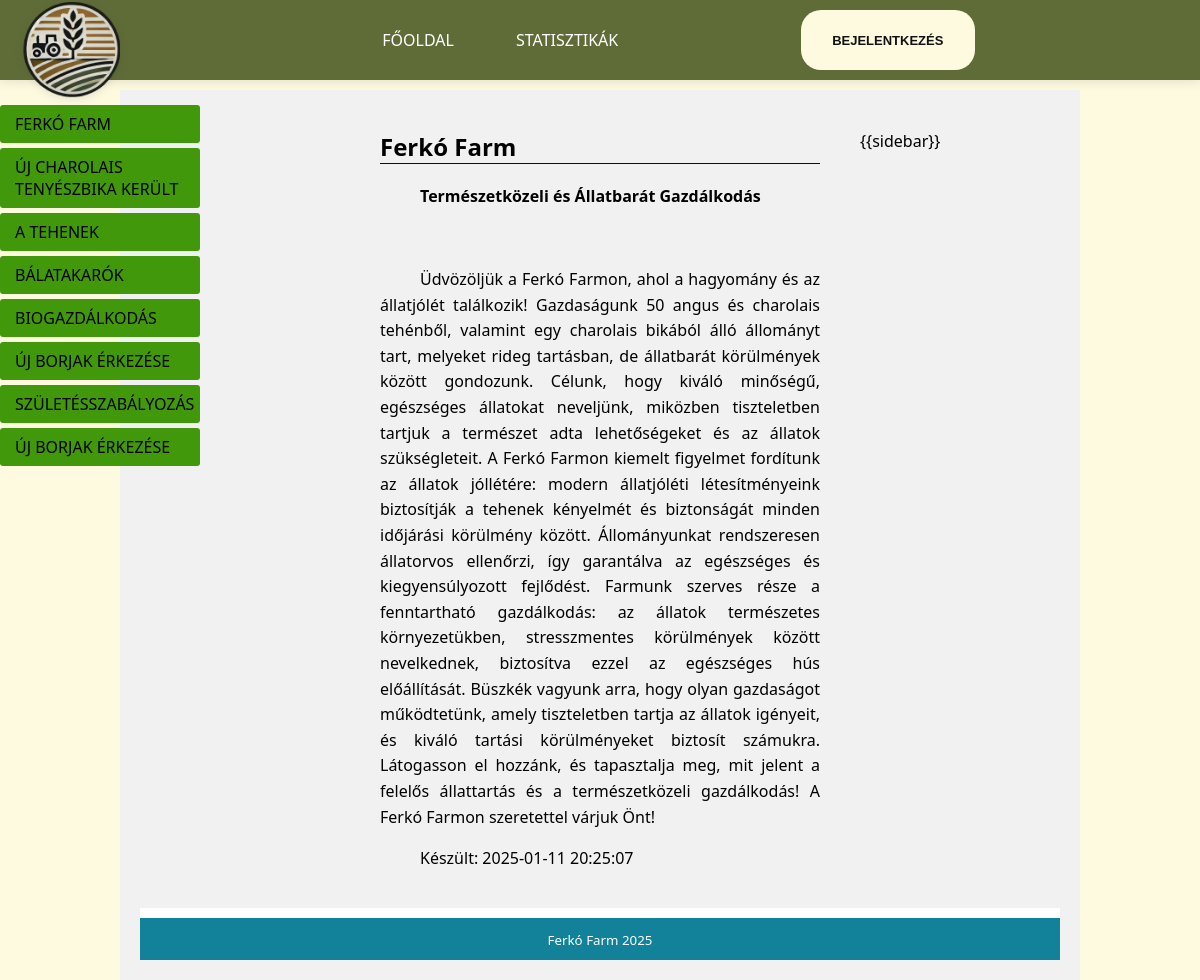
The page / on the database its author committed.
### tables this page shows
CREATE TABLE `news` (
  `id` tinyint(4) NOT NULL,
  `alias` varchar(32) DEFAULT NULL,
  `ordering` tinyint(4) DEFAULT NULL,
  `nav_name` varchar(32) DEFAULT NULL,
  `content` text DEFAULT NULL,
  `img` varchar(255) DEFAULT NULL,
  `creation` datetime DEFAULT NULL,
  `updating` datetime DEFAULT NULL,
  `description` text DEFAULT NULL,
  `keywords` text DEFAULT NULL,
  `states` tinyint(4) DEFAULT NULL
);

### index.php (the view)
<?php
require_once("connect.php");
function sanitize(string $data): string {
    return htmlspecialchars($data, ENT_QUOTES, 'UTF-8');
}
$sql = "SELECT id, alias, nav_name FROM news WHERE states = 1 ORDER BY ordering ASC";
$result = mysqli_query($dbconn, $sql);
$menu = "<ul>\n";
while ($row = mysqli_fetch_assoc($result)) {
    $menu .= "<li><a href=\"./" . sanitize($row['alias']) . "\">" . sanitize($row['nav_name']) . "</a></li>\n";
}
$menu .= "</ul>\n";
$alias = isset($_GET['alias']) ? mysqli_real_escape_string($dbconn, $_GET['alias']) : "bemutatkozas";
$sql = "SELECT nav_name, content, creation, updating, description, keywords FROM news WHERE alias = '$alias' LIMIT 1";
$result = mysqli_query($dbconn, $sql);
if (mysqli_num_rows($result) > 0) {
    $row = mysqli_fetch_assoc($result);
    $description = sanitize($row['description']);
    $keywords = sanitize($row['keywords']);
    $nav_name = sanitize($row['nav_name']);
    $content = $row['content'];
    $creation = sanitize($row['creation']);
} else {
    $description = "";
    $keywords = "";
    $nav_name = "Hiba";
    $content = "<p><em>A keresett oldal nem található...</em></p>";
    $creation = date("Y-m-d H:i:s");
}
$template = file_get_contents("template.html");
$template = str_replace("{{menu}}", $menu, $template);
$template = str_replace("{{nav_name}}", $nav_name, $template);
$template = str_replace("{{content}}", $content, $template);
$template = str_replace("{{creation}}", $creation, $template);
$template = str_replace("{{description}}", $description, $template);
$template = str_replace("{{keywords}}", $keywords, $template);
echo $template;
?>

### css/style.css (style rules this page uses)
body { margin:0; font-family: Arial; background-color: #ccc }
#befoglalo { width: 80%; margin: 10px auto; background-color: #f1f1f1; padding: 20px; position: relative; }
#menu { position: fixed; left: 0; top: 100px; width: 200px; text-transform: uppercase; }
#menu ul { padding: 0; margin: 0; }
#menu ul li { list-style-type: none; margin: 5px 0; }
#menu ul li a { color: #000; text-decoration: none; display: block; padding: 8px 15px; background-color: #41980a; border-radius: 3px; transition: all 0.3s ease; }
#tartalom { min-height: 400px; margin: 0 220px; padding: 20px; }
#tartalom h2 { margin-top:0; font-size: 1.5em; border-bottom: 1px solid rgb(14,7,68); }
#tartalom p { text-align: justify; text-indent: 40px; line-height: 1.6; }
#oldalsav { float:right; width: 200px; margin-top:20px }
#lablec { clear: both; text-align: center; background-color: rgb(18,130,155); color: #fff; padding: 10px; border-top: 10px solid #fff; }

### css/slider/style.css (style rules this page uses)
* { box-sizing: border-box; }

### css/nav.css (style rules this page uses)
body { font-family: system-ui, -apple-system, BlinkMacSystemFont, 'Segoe UI', Roboto, Oxygen, Ubuntu, Cantarell, 'Open Sans', 'Helvetica Neue', sans-serif; background-color: #fefae0; padding-top: 80px; }
main { transition: transform 0.3s cubic-bezier(0.4, 0, 0.2, 1); transform: translateY(0); }
nav { background-color: #606c38; display: grid; grid-template-columns: 200px 1fr 200px; align-items: center; width: 100%; position: fixed; top: 0; left: 0; z-index: 1000; box-shadow: 0 2px 10px rgba(0,0,0,0.1); height: 80px; }
.logo-container { grid-column: 1; padding-left: 20px; display: flex; align-items: center; }
.logo-container img { width: 100px; margin-bottom: -20px; height: auto; filter: drop-shadow(0 2px 4px rgba(0,0,0,0.1)); }
.nav-links { grid-column: 2; display: flex; justify-content: center; align-items: center; width: 100%; }
.links { display: flex; justify-content: center; align-items: center; gap: 30px; width: 100%; }
.button-container { grid-column: 3; display: flex; justify-content: flex-end; padding-right: 20px; margin-left: auto; }
nav a { color: white; padding: 1rem; text-decoration: none; text-transform: uppercase; transition: all 0.3s cubic-bezier(0.4, 0, 0.2, 1); position: relative; cursor: pointer; }
nav a::after { content: ''; position: absolute; width: 0; height: 2px; bottom: 0; left: 50%; background-color: #FEFAE0; transition: all 0.3s cubic-bezier(0.4, 0, 0.2, 1); transform: translateX(-50%); }
nav button { margin: 10px 5px 10px 0; border: 0; }
.button-container button { --primary-color: #FEFAE0; --secondary-color: #111; --hover-color: #111; --arrow-width: 10px; --arrow-stroke: 2px; border-radius: 20px; padding: 0.5em 1.2em; background: var(--primary-color); display: flex; font-weight: bold; font-size: small; transition: all 0.3s cubic-bezier(0.4, 0, 0.2, 1); position: relative; overflow: hidden; margin-left: auto; }
.button-container button::before { content: ''; position: absolute; top: 50%; left: 50%; width: 0; height: 0; background: rgba(0, 0, 0, 0.1); border-radius: 50%; transform: translate(-50%, -50%); transition: width 0.6s ease, height 0.6s ease; }
.button-container button a { text-decoration: none; color: var(--secondary-color); position: relative; z-index: 1; }
@media (min-width: 1025px) { .nav-links { position: static; display: flex; flex-direction: row; opacity: 1; transform: none; pointer-events: all; padding: 0; background: none; box-shadow: none; height: auto; justify-content: center; width: 100%; } }
@media (min-width: 1025px) { .links { display: flex; flex-direction: row; gap: 30px; margin: 0; justify-content: center; width: 100%; } }
@media (min-width: 1025px) { .links a { padding: 0.5rem 1rem; font-size: 1rem; font-weight: 500; text-align: center; } }
@media (min-width: 1025px) { .button-container { margin-right: 0; display: flex; align-items: center; } }

### css/footer.css (style rules this page uses)
html, body { height: 100%; margin: 0; display: flex; flex-direction: column; }
main { flex: 1; }
footer { width: 100%; background-color: #333; color: white; text-align: center; }

### rows shown on the page
news: keywords+description+creation (picture), template "FŐOLDAL STATISZTIKÁK BEJELENTKEZÉS {{sidebar}} Ferkó Farm Természetközeli és Állatbarát Gazdálkodás Üdvözöljük a Ferkó Farmon, ahol a hagyomány és az állatjólét találkozik! Gazdaságunk 50 angus és charolais tehénből, valamint egy charolais bikából álló állományt tart, melyeket rideg tartásban, de állatbarát körülmények között gondozunk. Célunk, hogy kiváló minőségű, egészséges állatokat neveljünk, miközben tiszteletben tartjuk a természet adta lehetőségeket és az állatok szükségleteit. A Ferkó Farmon kiemelt figyelmet fordítunk az állatok jóllétére: modern állatjóléti létesítményeink biztosítják a tehenek kényelmét és biztonságát minden időjárási körülmény között. Állományunkat rendszeresen…", nav_name "FERKÓ FARM"
news: nav_name "ÚJ CHAROLAIS TENYÉSZBIKA KERÜLT"
news: nav_name "A TEHENEK"
news: nav_name "BÁLATAKARÓK"
news: nav_name "BIOGAZDÁLKODÁS"
news: nav_name "ÚJ BORJAK ÉRKEZÉSE"
news: nav_name "SZÜLETÉSSZABÁLYOZÁS"
news: nav_name "ÚJ BORJAK ÉRKEZÉSE"
